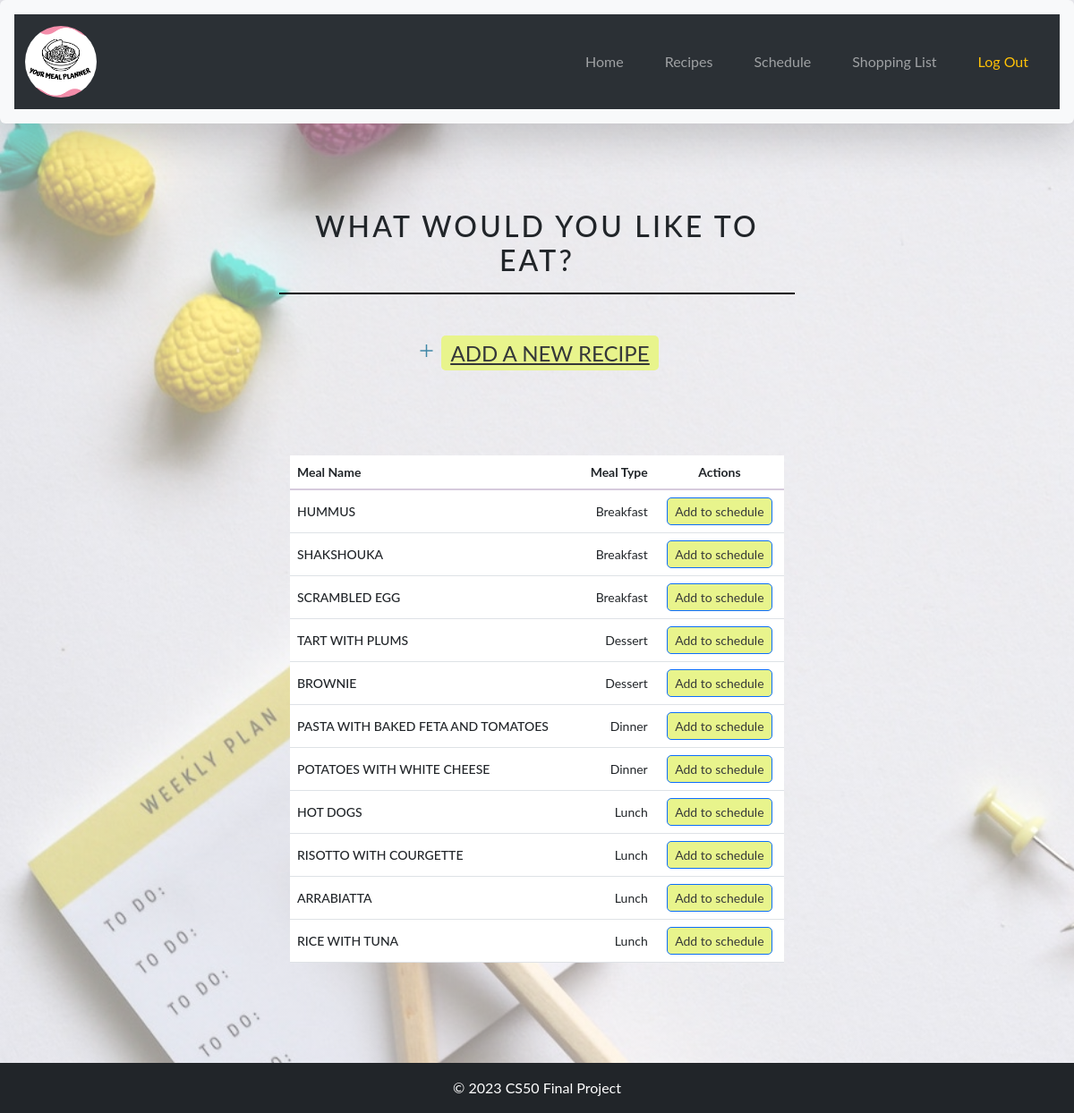
/chooseMeal (signed in), run on the app's committed database.
### tables this page shows
CREATE TABLE 'Recipes1' (id INTEGER PRIMARY KEY AUTOINCREMENT NOT NULL,user_id INTEGER NOT NULL, mealName TEXT not null,'mealType' TEXT NOT NULL,ingredients TEXT, instructions TEXT, FOREIGN KEY(user_id) references users(id));

### app.py (the view)
@app.route('/chooseMeal', methods=["GET", "POST"])
@login_required
def chooseMeal():
    user_id = session["user_id"]
    items = db.execute("SELECT * FROM Recipes1 WHERE user_id = :user_id order by mealType", user_id=user_id)
    selected_date = request.form.get('selected_date')
    if request.method == "POST":
        userPlan = request.form["userPlan"]
        mealName = request.form.get("mealName")
        userPlans = db.execute("SELECT * FROM userPlan WHERE user_id = :user_id AND date = :selected_date", user_id=user_id, selected_date=selected_date)
        if not userPlans:
            db.execute("INSERT INTO userPlan (user_id, date) VALUES (:user_id, :date)", user_id=user_id, date=selected_date)
            if userPlan == 'breakfast':
                db.execute("UPDATE userPlan SET breakfast = :mealName WHERE user_id = :user_id AND date = :date", mealName = mealName, user_id=user_id, date=selected_date)
            elif userPlan == "lunch":
                db.execute("UPDATE userPlan SET lunch = :mealName WHERE user_id = :user_id AND date = :date", mealName = mealName, user_id=user_id, date=selected_date)
            elif userPlan == "dinner":
                db.execute("UPDATE userPlan SET dinner = :mealName WHERE user_id = :user_id AND date = :date", mealName=mealName, user_id=user_id, date=selected_date)
            elif userPlan == "dessert":
                db.execute("UPDATE userPlan SET dessert = :mealName WHERE user_id = :user_id AND date = :date", mealName=mealName, user_id=user_id, date=selected_date)
        else:
            if userPlan == 'breakfast':
                db.execute("UPDATE userPlan SET breakfast = :mealName WHERE user_id = :user_id AND date = :date", mealName = mealName, user_id=user_id, date=selected_date)
            elif userPlan == "lunch":
                db.execute("UPDATE userPlan SET lunch = :mealName WHERE user_id = :user_id AND date = :date", mealName = mealName, user_id=user_id, date=selected_date)
            elif userPlan == "dinner":
                db.execute("UPDATE userPlan SET dinner = :mealName WHERE user_id = :user_id AND date = :date", mealName=mealName, user_id=user_id, date=selected_date)
            elif userPlan == "dessert":
                db.execute("UPDATE userPlan SET dessert = :mealName WHERE user_id = :user_id AND date = :date", mealName=mealName, user_id=user_id, date=selected_date)
        return redirect(url_for("schedule", date=selected_date))
    else:
        return render_template('chooseMeal.html', items=items, date=selected_date)

### app.py (called while the page is built)
@app.after_request
def after_request(response):
    response.headers["Cache-Control"] = "no-cache, no-store, must-revalidate"
    response.headers["Expires"] = 0
    response.headers["Pragma"] = "no-cache"
    return response

### helpers.py (called while the page is built)
def login_required(f):
    @wraps(f)
    def decorated_function(*args, **kwargs):
        if session.get("user_id") is None:
            return redirect("/login")
        return f(*args, **kwargs)
    return decorated_function

### templates/chooseMeal.html (shortened to what this page needs)
{% extends "layout.html" %}
{% block main %}
<section class="py-5">
  <div class="container-fluid">
    <div class="row justify-content-center">
      <div class="col-12 col-md-9 col-lg-7 col-xl-6">
        <div class="card-body p-9">
          <h2 class="text-uppercase text-center mb-5"> What would you like to eat?</h2>
          <p class="text-uppercase text-center mb-5"><span class="material-symbols-outlined">
              add</span><a href="/recipes" class="fs-4"><u>Add a new recipe</u></a></p>
          <div class="container py-5 text-center">
            <table class="table">
              <thead>
                <tr>
                  <th class="text-start">Meal Name</th>
                  <th class="text-end">Meal Type</th>
                  <th class="text-center">Actions</th>
                </tr>
              </thead>
              <tbody>
                {% for item in items %}
                <tr>
                  <td class="text-start text-uppercase">{{ item['mealName'] }}</td>
                  <td class="text-end">{{ item['mealType'] }}</td>
                  <td>
                    <form method="post" action="{{ url_for('chooseMeal') }}">
                      <button type="submit" class="btn btn-sm btn-primary">Add to schedule</button>
                    </form>
                  </td>
                </tr>
                {% endfor %}
              </tbody>
            </table>
          </div>
        </div>
      </div>
    </div>
  </div>
</section>
{% endblock %}

### static/styles.css (style rules this page uses)
html, body { box-sizing: border-box; margin: 0; padding: 0; }
* { margin: 0; padding: 0; box-sizing: border-box; font-family: "Lato", sans-serif; }
body { display: grid; grid-template-rows: auto 1fr auto; min-height: 100vh; margin-bottom: 0; background: linear-gradient(rgba(255, 255, 255, 0.5), rgba(255, 255, 255, 0.5)), url('/static/pexels-jess-bailey-designs-965119.jpg'); background-repeat: no-repeat; background-size: cover; }
h2 { text-transform: uppercase; font-size: 2.5rem; letter-spacing: 0.1em; text-align: center; margin-bottom: 2rem; border-bottom: 2px solid #000; padding-bottom: 1rem; }
.table { width: 100%; margin-bottom: 1rem; color: #212529; font-size: 14px; }
.table thead th { font-weight: 700; border-bottom: 2px solid #d6cadd; }
.table tbody tr:nth-of-type(odd) { background-color: #f8f4ff; }
.table tbody td { vertical-align: middle; border-top: 1px solid #d6cadd; }
.table tbody td:first-child { font-weight: 500; }
.material-symbols-outlined { font-family: "Material Icons Outlined"; font-size: 20px; color: #3f87a6; margin-right: 5px; }
p a { background-color: #e8f48c; color: #353839; padding: 5px 10px; border-radius: 5px; }
.btn.btn-sm { background-color: #e8f48c; color: #353839; border-radius: 5px; }
.material-symbols-outlined { font-variation-settings: 'FILL' 0, 'wght' 400, 'GRAD' 0, 'opsz' 48 }

### data on the page
Recipes1: mealName "HUMMUS", mealType "Breakfast"
Recipes1: mealName "SHAKSHOUKA", mealType "Breakfast"
Recipes1: mealName "SCRAMBLED EGG", mealType "Breakfast"
Recipes1: mealName "TART WITH PLUMS", mealType "Dessert"
Recipes1: mealName "BROWNIE", mealType "Dessert"
Recipes1: mealName "PASTA WITH BAKED FETA AND TOMATOES", mealType "Dinner"
Recipes1: mealName "POTATOES WITH WHITE CHEESE", mealType "Dinner"
Recipes1: mealName "HOT DOGS", mealType "Lunch"
Recipes1: mealName "RISOTTO WITH COURGETTE", mealType "Lunch"
Recipes1: mealName "ARRABIATTA", mealType "Lunch"
Recipes1: mealName "RICE WITH TUNA", mealType "Lunch"
